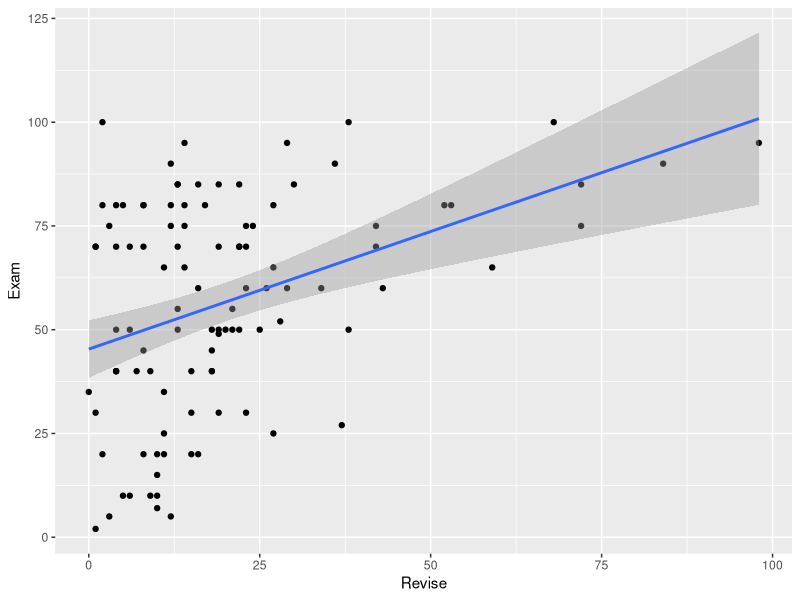
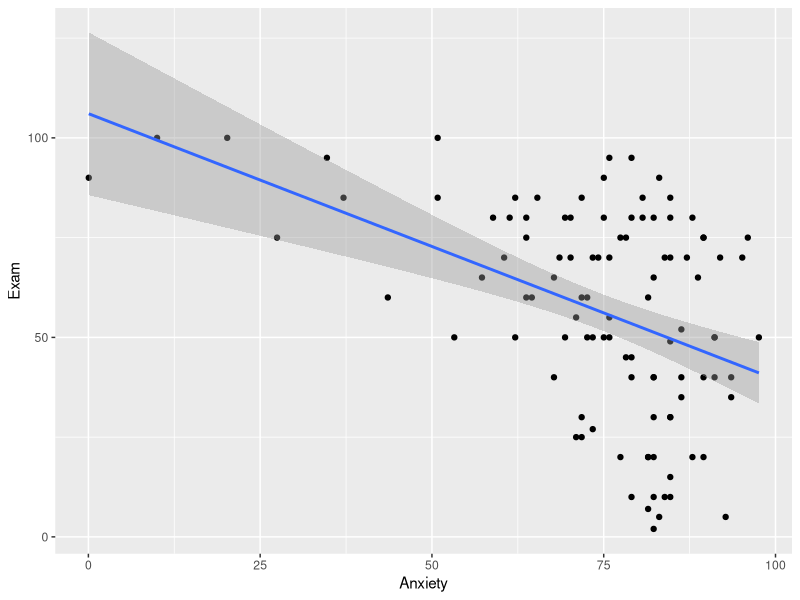
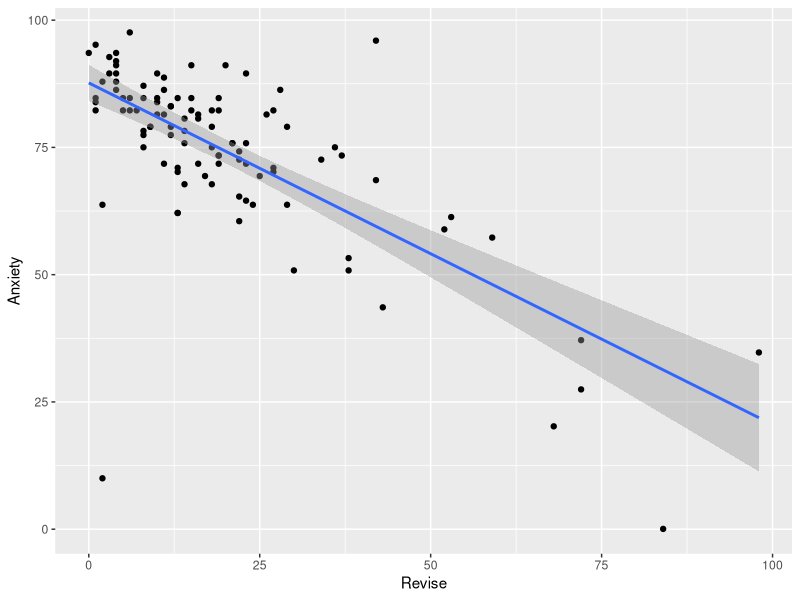
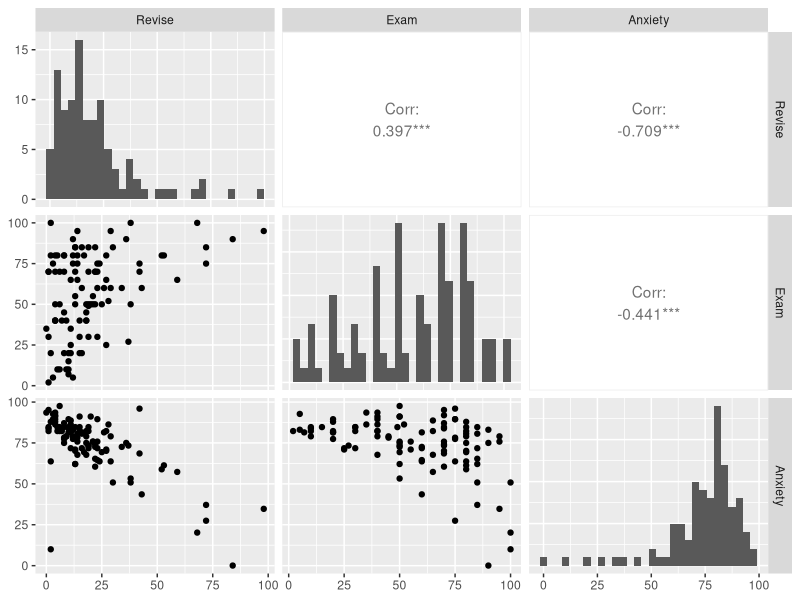

Write R code to recreate these figures, in order. (Note: this script raises an error after producing the figures.)
## ---- chunk 1
options(width=100)
library(knitr)
opts_chunk$set(comment=NA)
## ---- chunk 2
r <- 0.25
N <- 40
## ---- chunk 3
alpha <- 0.05
## ---- chunk 4
z_r <- atanh(r)
z_r
## ---- chunk 5
se_z <- 1 / sqrt(N - 3)
se_z
## ---- chunk 6
z <- z_r / se_z
z
## ---- chunk 7
p <- 2 * (1 - pnorm(z))
p
## ---- chunk 8
cl_z <- z_r - qnorm(1 - alpha/2) * se_z
cu_z <- z_r + qnorm(1 - alpha/2) * se_z
c(cl_z, z_r, cu_z)
## ---- chunk 9
cl_r <- tanh(cl_z)
cu_r <- tanh(cu_z)
print(c(cl_r, r, cu_r))
## ---- chunk 10
library(Hmisc)
## ---- chunk 11
library(readr)
exam <- read_tsv("exam.dat")
exam
## ---- chunk 12
library(ggplot2)
ggplot(exam, aes(Revise, Exam)) + geom_point() + geom_smooth(method=lm)
ggplot(exam, aes(Anxiety, Exam)) + geom_point() + geom_smooth(method=lm)
ggplot(exam, aes(Revise, Anxiety)) + geom_point() + geom_smooth(method=lm)
## ---- chunk 13
library(GGally)
ggpairs(exam, columns=1:3, diag=list(continuous="barDiag"))
## ---- chunk 14
cor(exam[, c("Exam", "Anxiety", "Revise")])
## ---- chunk 15
rcorr(as.matrix(exam[, c("Exam", "Anxiety", "Revise")]))
## ---- chunk 16
cor.test(exam$Anxiety, exam$Exam)
## ---- chunk 17
cor(exam[, c("Exam", "Anxiety", "Revise")], method="spearman")
rcorr(as.matrix(exam[, c("Exam", "Anxiety", "Revise")]), type="spearman")
cor.test(exam$Revise, exam$Exam, method="spearman")
## ---- chunk 18
cor.test(exam$Revise, exam$Exam, method="kendall")
## ---- chunk 19
knitr::include_graphics("cc_license.png")
